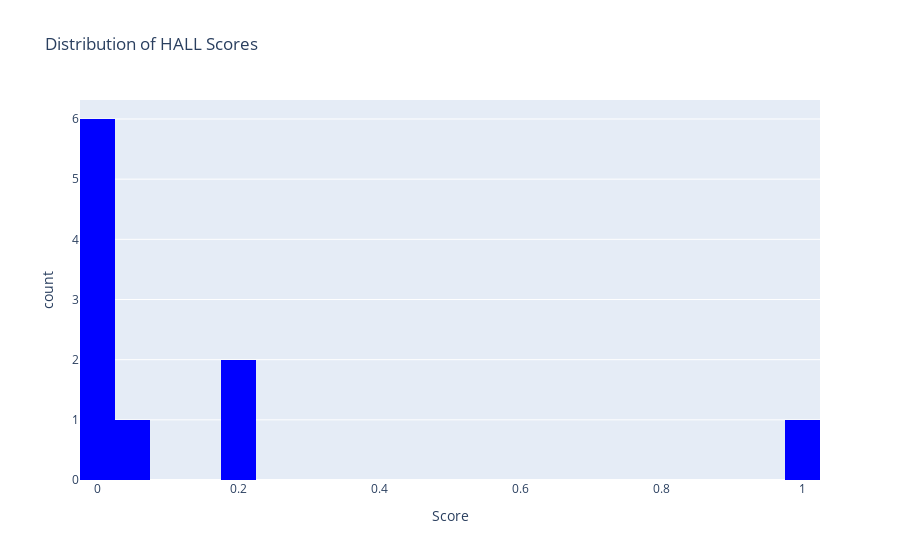
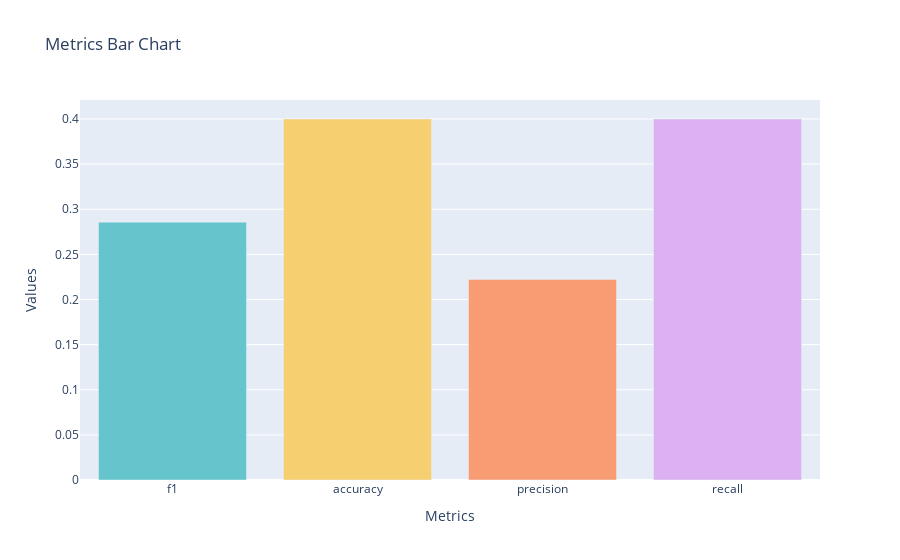
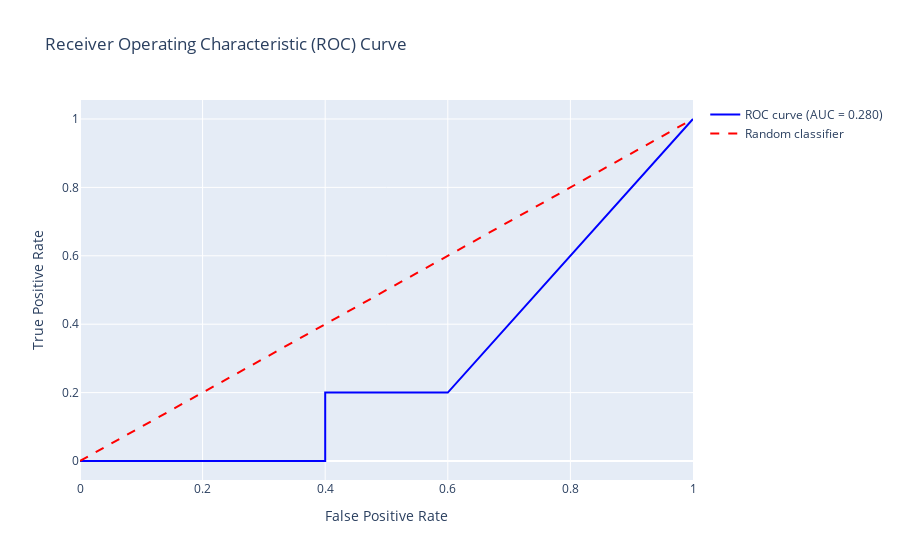
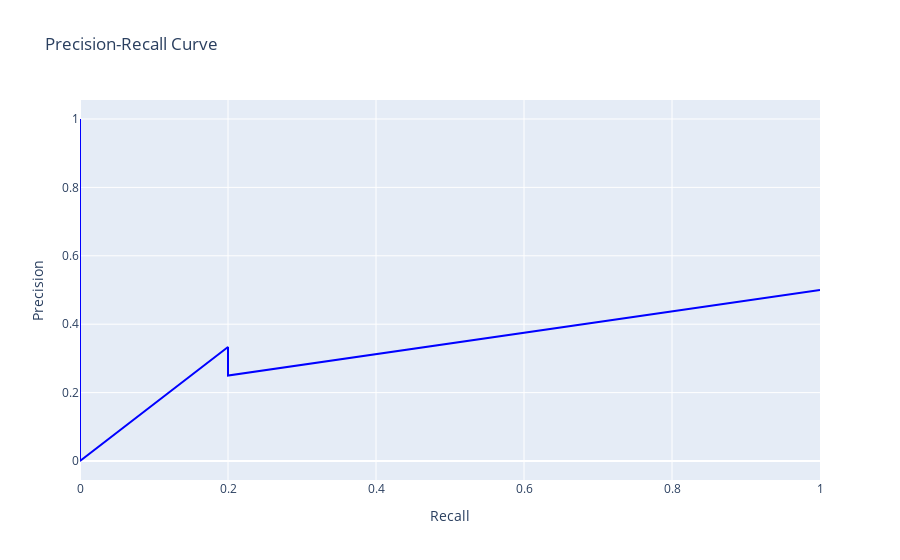

The notebook cell these images were saved under, in order:
### Markdown cell above
### Scoring all runs

### Code cell
import os
import json
from datasets import load_from_disk
from mirage import ScoreManager
from tqdm import tqdm

# Define your root directory
root_dir = "results/true/"

# Define the list of metrics to compute
metric_list = [
    "data_stats", "f1", "precision", "recall", "accuracy",
    "balanced_accuracy", "mcc", "kappa", "log_loss",
    "auroc", "auprc", "roc_values", "confusion_matrix", "precision_recall_values"
]

# Prepare a container for results
all_results = {}

# Output path for plots
plots_root = "results/plots"

# Walk through each dataset (e.g., begin, fever, dialfact...)
for dataset_name in tqdm(os.listdir(root_dir)):
    dataset_path = os.path.join(root_dir, dataset_name)
    if not os.path.isdir(dataset_path):
        continue

    all_results[dataset_name] = {}

    # Each subfolder is a metric result (e.g., FEQA, FactAcc, etc.)
    for metric_dir in os.listdir(dataset_path):
        metric_path = os.path.join(dataset_path, metric_dir)
        if not os.path.isdir(metric_path):
            continue

        try:
            # Load the dataset
            dataset = load_from_disk(metric_path)

            # Invert prediction logic
            dataset = dataset.map(lambda row: {"predictions": {"HALL": row["score"], "NOHALL": 1 - row["score"]}})
            dataset = dataset.map(lambda row: {"label": "NOHALL" if row["label"] else "HALL"})

            # Score it
            score_manager = ScoreManager(dataset, metric_list=metric_list, on_split="test")

            # Save results
            all_results[dataset_name][metric_dir] = score_manager.results

            # Output directory for plots
            output_dir = os.path.join(plots_root, dataset_name, metric_dir)
            os.makedirs(output_dir, exist_ok=True)

            # Save plots
            score_manager.plot(
                plot_list=["score_distribution", "metrics_bar", "roc_curve", "precision_recall_curve", "confusion_matrix"],
                metrics_bar=["f1", "accuracy", "precision", "recall"],
                save_plots=True,
                save_format='pdf',
                output_path=output_dir,
                interactive=True
            )

            print(f"✅ Processed {dataset_name}/{metric_dir}")

        except Exception as e:
            print(f"❌ Failed to process {dataset_name}/{metric_dir}: {e}")

# Optionally, save results as JSON
os.makedirs("results", exist_ok=True)
with open("results/all_results.json", "w") as f:
    json.dump(all_results, f, indent=2, default=str)

### Figure 1 — Plotly figure (JSON) as saved in the notebook; plotly's stock layout.template omitted (floating-point values rounded to 4 significant figures)
{"data": [{"bingroup": "x", "hovertemplate": "Score=%{x}<br>count=%{y}<extra></extra>", "legendgroup": "", "marker": {"color": "blue", "pattern": {"shape": ""}}, "name": "", "nbinsx": 50, "orientation": "v", "showlegend": false, "type": "histogram", "x": [0.04545, 0.0, 0.2083, 0.0, 0.0, 0.2192, 0.0, 0.0, 0.0, 1.0], "xaxis": "x", "yaxis": "y"}], "layout": {"barmode": "relative", "legend": {"tracegroupgap": 0}, "title": {"text": "Distribution of HALL Scores"}, "xaxis": {"anchor": "y", "domain": [0, 1], "title": {"text": "Score"}}, "yaxis": {"anchor": "x", "domain": [0, 1], "title": {"text": "count"}}}}

### Figure 2 — Plotly figure (JSON) as saved in the notebook; plotly's stock layout.template omitted (floating-point values rounded to 4 significant figures)
{"data": [{"hovertemplate": "Metrics=%{x}<br>Values=%{y}<extra></extra>", "legendgroup": "f1", "marker": {"color": "rgb(102, 197, 204)", "pattern": {"shape": ""}}, "name": "f1", "orientation": "v", "showlegend": true, "textposition": "auto", "type": "bar", "x": ["f1"], "xaxis": "x", "y": [0.2857], "yaxis": "y"}, {"hovertemplate": "Metrics=%{x}<br>Values=%{y}<extra></extra>", "legendgroup": "accuracy", "marker": {"color": "rgb(246, 207, 113)", "pattern": {"shape": ""}}, "name": "accuracy", "orientation": "v", "showlegend": true, "textposition": "auto", "type": "bar", "x": ["accuracy"], "xaxis": "x", "y": [0.4], "yaxis": "y"}, {"hovertemplate": "Metrics=%{x}<br>Values=%{y}<extra></extra>", "legendgroup": "precision", "marker": {"color": "rgb(248, 156, 116)", "pattern": {"shape": ""}}, "name": "precision", "orientation": "v", "showlegend": true, "textposition": "auto", "type": "bar", "x": ["precision"], "xaxis": "x", "y": [0.2222], "yaxis": "y"}, {"hovertemplate": "Metrics=%{x}<br>Values=%{y}<extra></extra>", "legendgroup": "recall", "marker": {"color": "rgb(220, 176, 242)", "pattern": {"shape": ""}}, "name": "recall", "orientation": "v", "showlegend": true, "textposition": "auto", "type": "bar", "x": ["recall"], "xaxis": "x", "y": [0.4], "yaxis": "y"}], "layout": {"barmode": "relative", "legend": {"title": {"text": "Metrics"}, "tracegroupgap": 0}, "showlegend": false, "title": {"text": "Metrics Bar Chart"}, "xaxis": {"anchor": "y", "categoryarray": ["f1", "accuracy", "precision", "recall"], "categoryorder": "array", "domain": [0, 1], "title": {"text": "Metrics"}}, "yaxis": {"anchor": "x", "domain": [0, 1], "title": {"text": "Values"}}}}

### Figure 3 — Plotly figure (JSON) as saved in the notebook; plotly's stock layout.template omitted (floating-point values rounded to 4 significant figures)
{"data": [{"line": {"color": "blue", "width": 2}, "mode": "lines", "name": "ROC curve (AUC = 0.280)", "type": "scatter", "x": [0, 0.2, 0.4, 0.4, 0.6, 1], "y": [0, 0, 0, 0.2, 0.2, 1]}, {"line": {"color": "red", "dash": "dash"}, "mode": "lines", "name": "Random classifier", "type": "scatter", "x": [0, 1], "y": [0, 1]}], "layout": {"showlegend": true, "title": {"text": "Receiver Operating Characteristic (ROC) Curve"}, "xaxis": {"title": {"text": "False Positive Rate"}}, "yaxis": {"title": {"text": "True Positive Rate"}}}}

### Figure 4 — Plotly figure (JSON) as saved in the notebook; plotly's stock layout.template omitted (floating-point values rounded to 4 significant figures)
{"data": [{"line": {"color": "blue", "width": 2}, "mode": "lines", "name": "PR curve (AUC = 0.333)", "type": "scatter", "x": [1, 0.2, 0.2, 0, 0, 0], "y": [0.5, 0.25, 0.3333, 0, 0, 1]}], "layout": {"title": {"text": "Precision-Recall Curve"}, "xaxis": {"title": {"text": "Recall"}}, "yaxis": {"title": {"text": "Precision"}}}}
